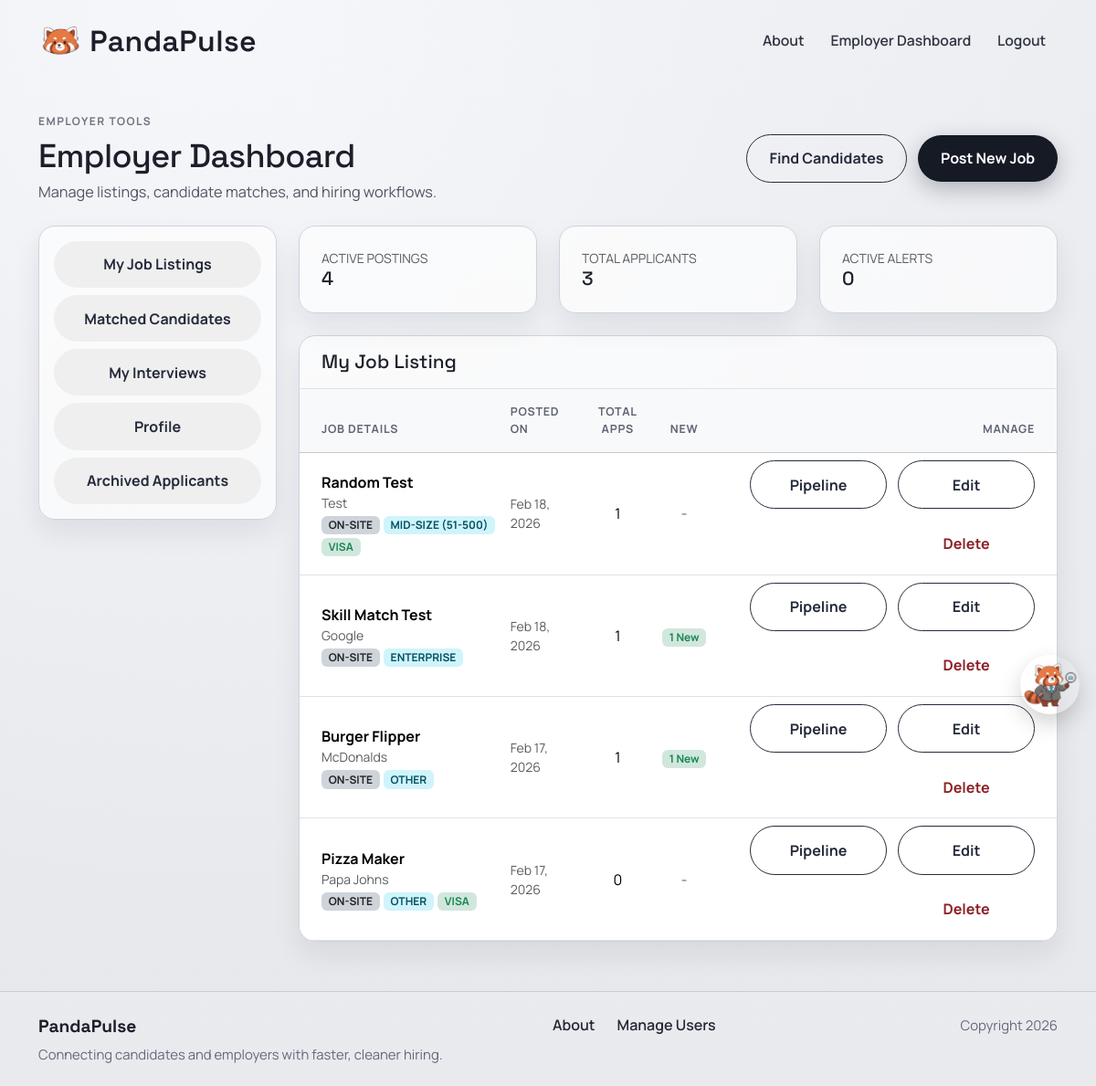
Page /jobposts/dashboard/ (signed in) on the committed database.
### jobposts/models.py (models this page shows, shortened)
class JobPost(models.Model):
    COMPANY_SIZE_CHOICES = [
        ("small", "Small (1-50)"),
        ("mid_size", "Mid-size (51-500)"),
        ("large", "Large (501-5,000)"),
        ("fortune_500", "Fortune 500"),
        ("startup", "Startup"),
        ("enterprise", "Enterprise"),
        ("other", "Other"),
    ]
    owner = models.ForeignKey(
        settings.AUTH_USER_MODEL,
        on_delete=models.CASCADE,
        related_name='job_posts',
        null=True,
        blank=True,
    )
    title = models.CharField(max_length=200)
    company = models.CharField(max_length=150)
    location = models.CharField(max_length=150)
    pay_range = models.CharField(max_length=100)
    skills = models.CharField(max_length=300, blank=True)
    salary_min = models.IntegerField(null=True, blank=True)
    salary_max = models.IntegerField(null=True, blank=True)
    WORK_SETTING_CHOICES = [
        ("remote", "Remote"),
        ("onsite", "On-site"),
        ("hybrid", "Hybrid"),
    ]
    work_setting = models.CharField(max_length=20, choices=WORK_SETTING_CHOICES, default="onsite")
    company_size = models.CharField(max_length=20, choices=COMPANY_SIZE_CHOICES, default="other")
    visa_sponsorship = models.BooleanField(default=False)
    description = models.TextField()
    created_at = models.DateTimeField(auto_now_add=True)

### jobposts/views.py (the view)
# urls.py: path('dashboard/', views.dashboard, name='jobposts.dashboard'),
@login_required
def dashboard(request):
    enforce_employer_response_deadline()
    auto_archive_old_rejections()
    profile = request.user.profile
    context = {}
    if profile.account_type == Profile.AccountType.APPLICANT:
        recommendations = get_job_recommendations(profile)
        apps = request.user.application_set.all()
        apps_sent_count = apps.count()
        success_count = apps.filter(status__in=['offer', 'closed']).count()
        context.update({
            'recommendations': recommendations,
            'skills': profile.skills,
            'apps_sent_count': apps_sent_count,
            'success_count': success_count,
            'recent_applications': apps.select_related('job').order_by('-applied_at')[:5],
            'archived_rejected_applications': apps.filter(
                status='rejected',
                archived_by_applicant=True,
            ).select_related('job').order_by('-rejected_at', '-applied_at')[:5],
        })
    elif profile.account_type == Profile.AccountType.EMPLOYER:
        my_jobs = JobPost.objects.filter(owner=request.user).annotate(
            total_apps=Count('applications'),
            new_apps=Count(
                'applications',
                filter=Q(applications__status='applied')
            )
        ).order_by('-created_at')
        overall_total = sum(job.total_apps for job in my_jobs)
        employer_jobs = list(my_jobs)
        def _skill_set(raw_value):
            if not raw_value:
                return set()
            return {token.strip().lower() for token in raw_value.split(",") if token.strip()}
        applied_pairs = set(
            Application.objects.filter(job__owner=request.user).values_list("user_id", "job_id")
        )
        job_skill_sets = [(job, _skill_set(job.skills)) for job in employer_jobs]
        candidate_matches = []
        applicant_profiles = Profile.objects.filter(
            account_type=Profile.AccountType.APPLICANT,
            visible_to_recruiters=True,
        ).select_related("user").order_by("user__username")
        for candidate in applicant_profiles:
            candidate_skills = _skill_set(candidate.skills)
            if not candidate_skills:
                continue
            best_job = None
            best_score = 0
            for job, job_skills in job_skill_sets:
                if (candidate.user_id, job.id) in applied_pairs:
                    continue
                score = len(candidate_skills.intersection(job_skills))
                if score > best_score:
                    best_score = score
                    best_job = job
            if best_job:
                candidate_matches.append({
                    "candidate": candidate,
                    "job": best_job,
                    "score": best_score,
                })
        saved_searches = request.user.saved_searches.all()
        context.update({
            'jobs': my_jobs,
            'overall_total': overall_total,
            'saved_searches': saved_searches,
            'matched_candidates': candidate_matches,
            'archived_rejected_applicants': Application.objects.filter(
                job__owner=request.user,
                status='rejected',
                archived_by_employer=True,
            ).select_related('job', 'user').order_by('-rejected_at', '-applied_at')[:5],
        })
    return render(request, 'jobposts/dashboard.html', context)

### accounts/context_processors.py (called while the page is built)
def can_post_job(request):
    if not request.user.is_authenticated:
        return {"can_post_job": False}
    is_employer = Profile.objects.filter(
        user=request.user,
        account_type=Profile.AccountType.EMPLOYER,
    ).exists()
    return {"can_post_job": is_employer}

### accounts/models.py (called while the page is built)
    @property
    def profile_picture_or_default_url(self):
        if self.profile_picture:
            return self.profile_picture.url
        return f"{settings.MEDIA_URL}profile_pics/default-icon.png"

### apply/services.py (called while the page is built)
def auto_archive_old_rejections():
    cutoff = timezone.now() - timedelta(days=30)
    stale_rejections = Application.objects.filter(
        status="rejected",
    ).filter(
        Q(rejected_at__lte=cutoff) | Q(rejected_at__isnull=True, applied_at__lte=cutoff)
    )
    stale_rejections.update(
        archived_by_applicant=True,
        archived_by_employer=True,
    )

def enforce_employer_response_deadline():
    cutoff = timezone.now() - timedelta(days=30)
    overdue = Application.objects.filter(
        status__in=["applied", "review", "interview", "offer"],
    ).filter(
        Q(responded_at__lte=cutoff) | Q(responded_at__isnull=True, applied_at__lte=cutoff)
    )
    overdue.update(
        status="rejected",
        rejected_at=timezone.now(),
        auto_rejected_for_timeout=True,
    )

### jobposts/templates/jobposts/dashboard.html (shortened to what this page needs)
{% extends "base.html" %}
{% block content %}
<section class="page-shell">
  <div class="container">
    {% if user.profile.account_type == 'EMPLOYER' %}
    <div class="d-flex justify-content-between align-items-center mb-4 flex-wrap gap-3">
      <div>
        <p class="page-kicker mb-2">Employer tools</p>
        <h1 class="page-title page-title-sm mb-1">Employer Dashboard</h1>
        <p class="page-copy mb-0">Manage listings, candidate matches, and hiring workflows.</p>
      </div>
      <div class="form-actions">
        <a href="{% url 'accounts.candidate_search' %}" class="secondary-btn">Find Candidates</a>
        <a href="{% url 'jobposts.create' %}" class="primary-btn border-0">Post New Job</a>
      </div>
    </div>
    <div class="row g-4 align-items-start">
      <div class="col-lg-3">
        <div class="surface-card applicant-nav-card p-3">
          <div class="nav flex-column nav-pills gap-2" id="employer-dashboard-nav" role="tablist" aria-orientation="vertical">
            <button class="secondary-btn border-0 text-start active" id="emp-listings-btn" data-bs-toggle="pill" data-bs-target="#emp-listings" type="button" role="tab" aria-controls="emp-listings" aria-selected="true">
              My Job Listings
            </button>
            <button class="secondary-btn border-0 text-start" id="emp-matches-btn" data-bs-toggle="pill" data-bs-target="#emp-matches" type="button" role="tab" aria-controls="emp-matches" aria-selected="false">
              Matched Candidates
            </button>
            <button class="secondary-btn border-0 text-start" id="emp-interviews-btn" data-bs-toggle="pill" data-bs-target="#emp-interviews" type="button" role="tab" aria-controls="emp-interviews" aria-selected="false">
              My Interviews
            </button>
            <button class="secondary-btn border-0 text-start" id="emp-profile-btn" data-bs-toggle="pill" data-bs-target="#emp-profile" type="button" role="tab" aria-controls="emp-profile" aria-selected="false">
              Profile
            </button>
            <button class="secondary-btn border-0 text-start" id="emp-archived-btn" data-bs-toggle="pill" data-bs-target="#emp-archived" type="button" role="tab" aria-controls="emp-archived" aria-selected="false">
              Archived Applicants
            </button>
          </div>
        </div>
      </div>
      <div class="col-lg-9">
        <div class="tab-content vstack gap-4" id="employer-dashboard-content">
          <div class="tab-pane fade show active" id="emp-listings" role="tabpanel" aria-labelledby="emp-listings-btn" tabindex="0">
            <div class="row g-4 mb-4">
              <div class="col-md-4"><div class="surface-card h-100"><div class="text-uppercase small text-muted">Active Postings</div><h3 class="surface-title mb-0">{{ jobs.count }}</h3></div></div>
              <div class="col-md-4"><div class="surface-card h-100"><div class="text-uppercase small text-muted">Total Applicants</div><h3 class="surface-title mb-0">{{ overall_total|default:'0' }}</h3></div></div>
              <div class="col-md-4"><div class="surface-card h-100"><div class="text-uppercase small text-muted">Active Alerts</div><h3 class="surface-title mb-0">{{ saved_searches.count|default:'0' }}</h3></div></div>
            </div>
            <div class="surface-card p-0 overflow-hidden">
              <div class="px-4 py-3 border-bottom"><h3 class="surface-title mb-0">My Job Listing</h3></div>
              <div class="table-responsive">
                <table class="table table-hover align-middle mb-0 job-table">
                  <thead class="table-light"><tr><th class="ps-4 py-3">Job Details</th><th class="py-3">Posted On</th><th class="py-3 text-center">Total Apps</th><th class="py-3 text-center">New</th><th class="py-3 text-end pe-4">Manage</th></tr></thead>
                  <tbody>
                    {% for job in jobs %}
                    <tr>
                      <td class="ps-4 py-3">
                        <div class="fw-bold">{{ job.title }}</div>
                        <div class="small text-muted">{{ job.company }}</div>
                        <div class="mt-1 d-flex flex-wrap gap-1">
                          <span class="badge bg-dark-subtle text-dark text-uppercase">{{ job.get_work_setting_display }}</span>
                          <span class="badge bg-info-subtle text-info-emphasis text-uppercase">{{ job.get_company_size_display }}</span>
                          {% if job.visa_sponsorship %}
                            <span class="badge bg-success-subtle text-success text-uppercase">Visa</span>
                          {% endif %}
                        </div>
                      </td>
                      <td class="small text-muted">{{ job.created_at|date:'M d, Y' }}</td>
                      <td class="text-center">{{ job.total_apps }}</td>
                      <td class="text-center">{% if job.new_apps > 0 %}<span class="badge bg-success-subtle text-success">{{ job.new_apps }} New</span>{% else %}<span class="text-muted">-</span>{% endif %}</td>
                      <td class="text-end pe-4"><div class="form-actions justify-content-end"><a href="{% url 'apply:employer_pipeline' job.id %}" class="secondary-btn">Pipeline</a><a href="{% url 'jobposts.edit' job.id %}" class="secondary-btn">Edit</a><form action="{% url 'jobposts.delete' job.id %}" method="POST" onsubmit="return confirm('Delete this listing?');">{% csrf_token %}<button type="submit" class="danger-btn border-0">Delete</button></form></div></td>
                    </tr>
                    {% empty %}
                    <tr><td colspan="5" class="text-center py-5 text-muted">No active job posts yet.</td></tr>
                    {% endfor %}
                  </tbody>
                </table>
              </div>
            </div>
          </div>
        </div>
      </div>
    </div>
    {% endif %}
  </div>
</section>
{% endblock %}

### project2/static/css/style.css (style rules this page uses)
:root { --bg-base: #e7e8eb; --ink: #1c1f29; --ink-muted: #515662; --line: #c3c8d0; --panel: #9fc3df; --panel-2: #c8deef; }
* { box-sizing: border-box; }
body { margin: 0; min-height: 100vh; font-family: "Manrope", sans-serif; color: var(--ink); background: radial-gradient(circle at 20% 0%, #f5f7fb 0%, rgba(245, 247, 251, 0.3) 38%, transparent 65%), linear-gradient(180deg, #eceef2 0%, var(--bg-base) 100%); }
.primary-btn, .secondary-btn, .danger-btn { display: inline-flex; align-items: center; justify-content: center; text-decoration: none; border-radius: 999px; font-weight: 700; padding: 0.85rem 1.55rem; min-width: 158px; transition: transform 0.22s ease, box-shadow 0.22s ease, background 0.22s ease; }
.primary-btn { background: #161a25; color: #fff; box-shadow: 0 8px 24px rgba(22, 26, 37, 0.28); }
.secondary-btn { border: 1.3px solid #252b3b; color: #252b3b; }
.danger-btn { border: 1.3px solid #8b2026; color: #8b2026; background: transparent; }
.page-shell { padding: 2.1rem 0 3.4rem; }
.page-title { font-family: "Space Grotesk", sans-serif; font-size: clamp(2rem, 4.8vw, 3.2rem); letter-spacing: -0.02em; margin-bottom: 0.7rem; }
.page-title-sm { font-size: clamp(1.65rem, 3.5vw, 2.25rem); }
.page-kicker { text-transform: uppercase; letter-spacing: 0.12em; font-size: 0.75rem; font-weight: 700; color: #6f7480; }
.page-copy { color: var(--ink-muted); font-size: 1.02rem; line-height: 1.6; }
.surface-card { background: rgba(255, 255, 255, 0.68); border: 1px solid #cfd3da; border-radius: 18px; padding: 1.5rem; box-shadow: 0 14px 30px rgba(18, 23, 36, 0.08); }
.surface-title { font-family: "Space Grotesk", sans-serif; font-size: 1.3rem; margin-bottom: 0.55rem; }
.form-actions { display: flex; gap: 0.75rem; align-items: center; flex-wrap: wrap; }
.form-actions .primary-btn, .form-actions .secondary-btn, .form-actions .danger-btn { min-width: 150px; }
.job-table thead th { font-size: 0.78rem; text-transform: uppercase; letter-spacing: 0.06em; color: #5f6573; }

### project2/static/mascot/panda.css (style rules this page uses)
:root { --panda-size: 65px; --panda-z: 9999; --panda-shadow: 0 10px 25px rgba(0,0,0,.18); --panda-gap: 10px; --panda-bubble-bg: rgba(0,0,0,.82); --panda-bubble-color: #fff; --panda-bubble-radius: 12px; --panda-bubble-font: 12px; --panda-bubble-pad-y: 10px; --panda-bubble-pad-x: 30px; --panda-bubble-maxw: 350px; }

### rows in the picture
JobPost: title "Random Test", company "Test", work_setting "ON-SITE", company_size "MID-SIZE (51-500)", visa_sponsorship "VISA", created_at "Feb 18, 2026", total_apps "1"
JobPost: title "Skill Match Test", company "Google", work_setting "ON-SITE", company_size "ENTERPRISE", created_at "Feb 18, 2026", total_apps "1", new_apps "1"
JobPost: title "Burger Flipper", company "McDonalds", work_setting "ON-SITE", company_size "OTHER", created_at "Feb 17, 2026", total_apps "1", new_apps "1"
JobPost: title "Pizza Maker", company "Papa Johns", work_setting "ON-SITE", company_size "OTHER", visa_sponsorship "VISA", created_at "Feb 17, 2026", total_apps "0"

### other values in the picture
{{ jobs.count }} "4"
{{ overall_total|default:'0' }} "3"
{{ saved_searches.count|default:'0' }} "0"
